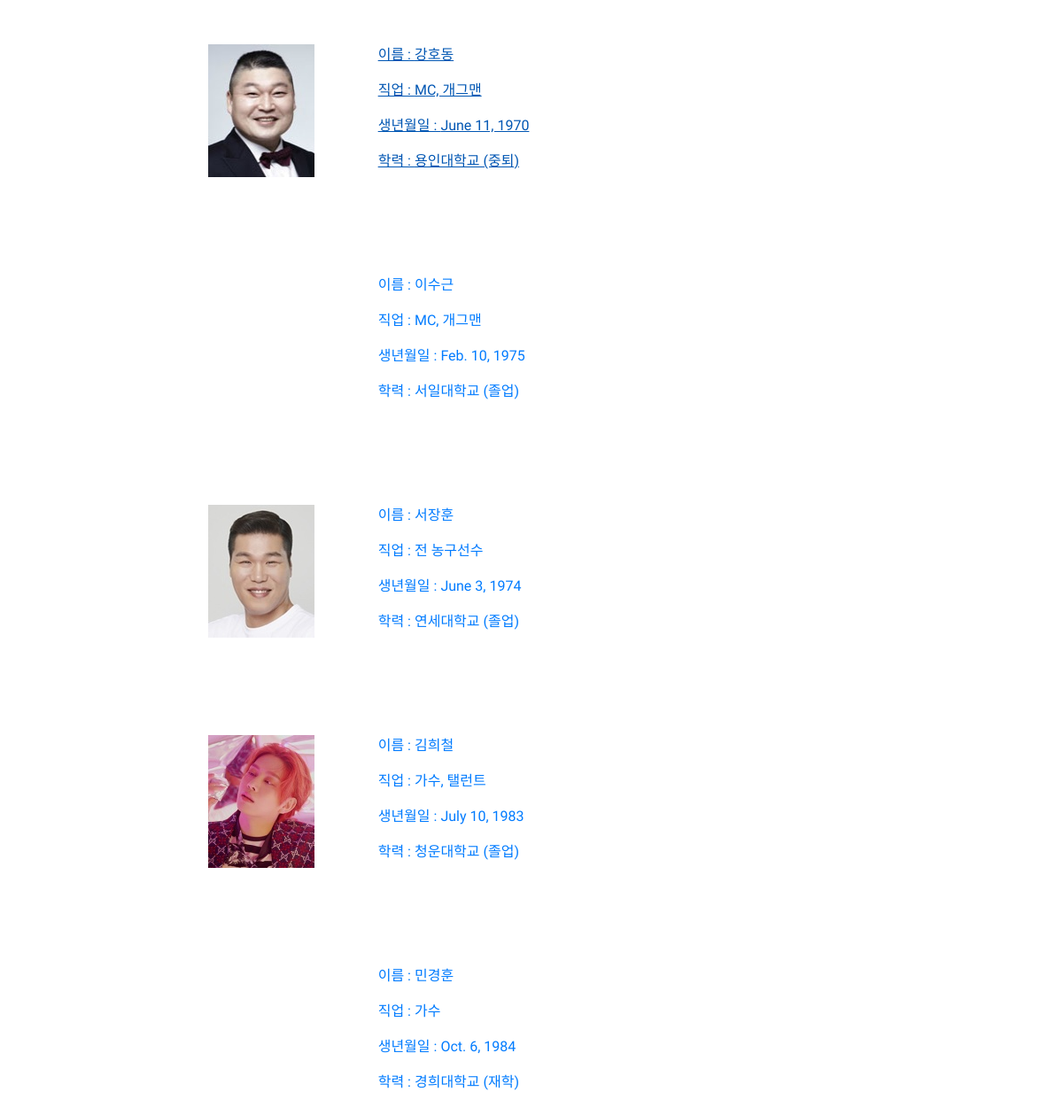
The page / on the database its author committed.
### myapp/models.py (models this page shows, shortened)
class Celebrity(models.Model):
    name = models.CharField(max_length = 64,verbose_name = '이름')
    birth = models.DateField(verbose_name = '생년월일')
    job = models.CharField(max_length = 64, verbose_name = '직업')
    edu = models.CharField(max_length = 256, verbose_name = '학력')
    photo = models.ImageField(upload_to = '%d')
    visitor_today = models.IntegerField(default = 0, verbose_name = '오늘 방문자')
    visitor_total = models.IntegerField(default = 0, verbose_name = '총 방문자')
    visited_day = models.TextField(blank = True, null = True, verbose_name = '방문일자')

### myapp/views.py (the view)
# urls.py: path('', views.index, name='index'),
def index(request):
    celebrity = Celebrity.objects.all()
    return render(request, 'index.html', {'celebrity':celebrity})

### myapp/templates/index.html (shortened to what this page needs)
{% load static %}
<!DOCTYPE HTML>
<html>
<head>
    <link rel="stylesheet" href="https://stackpath.bootstrapcdn.com/bootstrap/4.5.2/css/bootstrap.min.css"
>
</head>
<form method='POST' action='' enctype="multipart/form-data">
{% for celebrity in celebrity %}
<a href="{% url 'detail' celebrity.pk %}">
<div class="row" style="padding: 50px;">
    <div class="col" style="padding-left: 200px;"><img src="{{ celebrity.photo.url }}" alt=""></div>
    <div class="col-8">
        <p>이름 : {{ celebrity.name }}</p>
        <p>직업 : {{ celebrity.job }}</p>
        <p>생년월일 : {{ celebrity.birth }}</p>
        <p>학력 : {{ celebrity.edu }}</p>
    </div>
</div>
</a>
{% endfor %}
</form>
</body>
</html>

### myapp/templates/index.html (style rules this page uses)
body, div { font-family: 'Do Hyeon', sans-serif; }

### rows shown on the page
Celebrity: photo (picture), name "강호동", job "MC, 개그맨", birth "June 11, 1970", edu "용인대학교 (중퇴)"
Celebrity: name "이수근", job "MC, 개그맨", birth "Feb. 10, 1975", edu "서일대학교 (졸업)"
Celebrity: photo (picture), name "서장훈", job "전 농구선수", birth "June 3, 1974", edu "연세대학교 (졸업)"
Celebrity: photo (picture), name "김희철", job "가수, 탤런트", birth "July 10, 1983", edu "청운대학교 (졸업)"
Celebrity: name "민경훈", job "가수", birth "Oct. 6, 1984", edu "경희대학교 (재학)"
